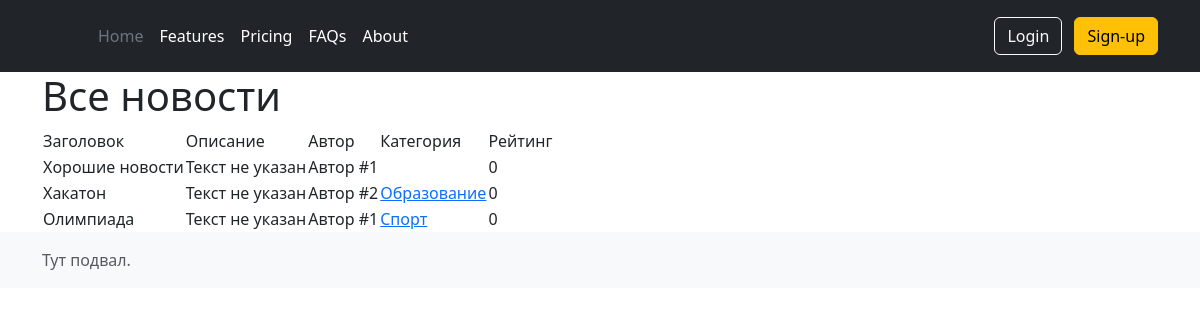
/allnews/, run on the app's committed database.
### news/models.py (models this page shows, shortened)
class Post(models.Model):
    author = models.ForeignKey(Author, on_delete = models.CASCADE)
    article = 'AR'
    news = 'NE'
    TYPE = [
        (article, 'Статья'),
        (news, 'Новость')
        ]
    art_or_news = models.CharField(max_length= 20, default = article)
    time_in = models.DateTimeField(auto_now_add = True)
    category = models.ManyToManyField(Category, through = 'PostCategory')
    title = models.CharField(max_length= 255)
    text = models.TextField(default = "Текст не указан")
    post_rating = models.IntegerField(default = 0)

class Author(models.Model):
    user = models.ForeignKey(User, on_delete = models.CASCADE)
    user_rating = models.IntegerField(default=0)
    def __str__(self):
      return f'Автор #{self.pk}'

class Category(models.Model):
    sport = 'SP'
    politics = 'PO'
    education = 'ED'
    leisure = 'LE'
    THEMES = [
          (sport, 'Спорт'),
          (politics, 'Политика'),
          (education, 'Образование'),
          (leisure, 'Досуг')
        ]
    category = models.CharField(max_length = 2, choices=THEMES, unique=True)
    def __str__(self):
      return self.get_category_display()

### news/views.py (the view)
# urls.py: path('', PostsList.as_view()),
class PostsList(ListView):
    model = Post
    template_name = 'news/allnews.html'
    context_object_name = 'allNews'
    queryset = Post.objects.order_by('-id')

### news/templates/news/allnews.html (shortened to what this page needs)
{% extends 'layout/base.html' %}
{% block content %}
  <h1>Все новости</h1>
  {% if allNews %}
    <table>
      <tr>
        <td>
          Заголовок
        </td>
        <td>
          Описание
        </td>
        <td>
          Автор
        </td>
        <td>
          Категория
        </td>
        <td>
          Рейтинг
        </td>
      </tr>
    {% for news in allNews %}
      <tr>
        <td>
          {{ news.title }}
        </td>
        <td>
          {{ news.text }}
        </td>
        <td>
          {{ news.author }}
        </td>
        <td>
          {% for category in news.category.all %}
          <a href="">{{category}}</a>
          {% endfor %}
        </td>
        <td>
          {{ news.post_rating }}
        </td>
      </tr>
    {% endfor%}
    </table>
  {% else %}
    <h2>Новостей нет!</h2>
  {% endif %}
{% endblock content %}

### data on the page
Post: title "Хорошие новости", text "Текст не указан", author "Автор #1", post_rating "0"
Post: title "Хакатон", text "Текст не указан", author "Автор #2", post_rating "0"
Category: category "Образование"
Post: title "Олимпиада", text "Текст не указан", author "Автор #1", post_rating "0"
Category: category "Спорт"
